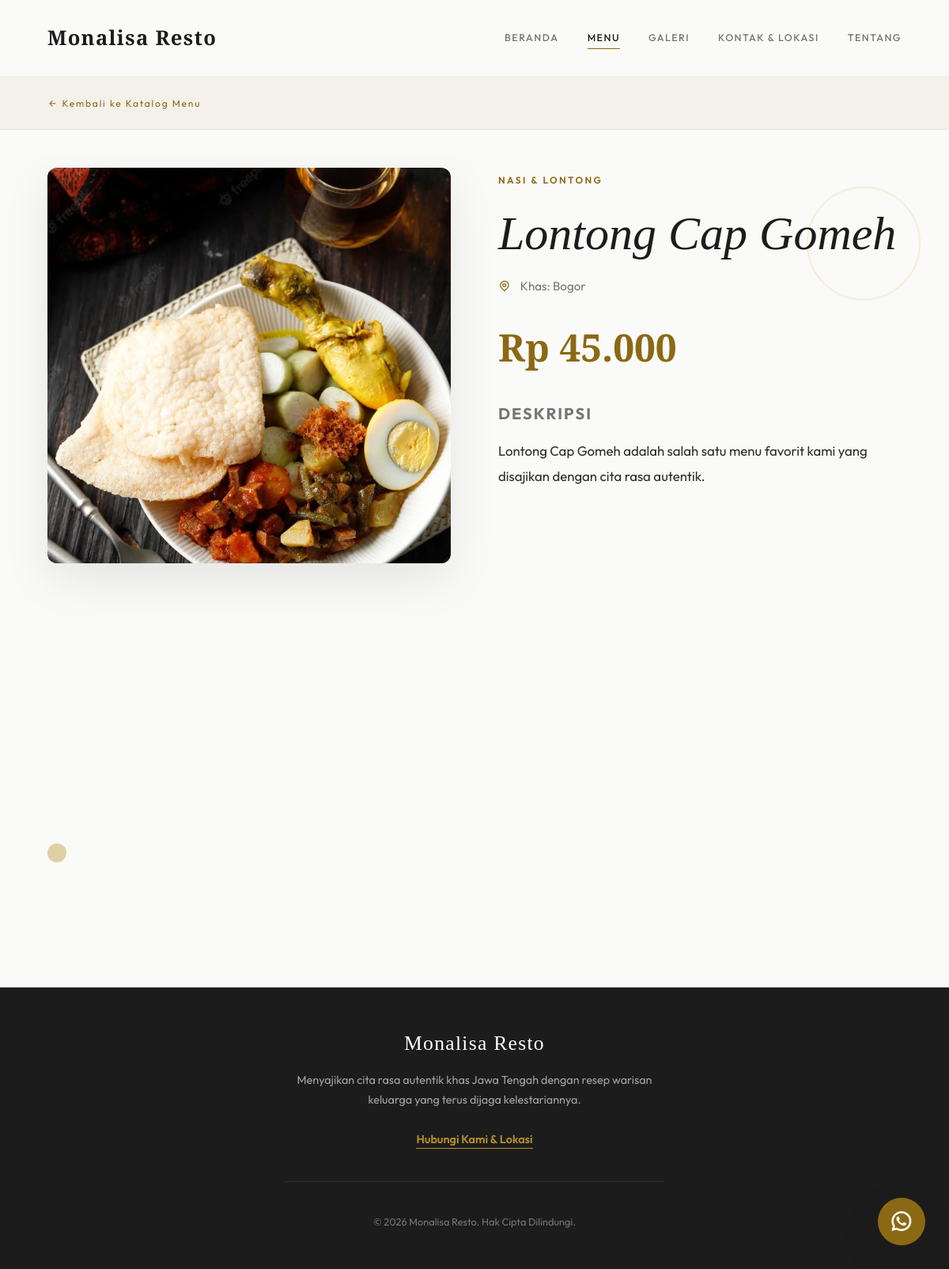
Page /detail.php?id=3&cv=1783515525 on the committed database.
### tables this page shows
CREATE TABLE `menu` (
  `id` int(11) NOT NULL AUTO_INCREMENT,
  `nama_menu` varchar(100) NOT NULL,
  `asal_daerah` varchar(100) NOT NULL,
  `deskripsi_singkat` text NOT NULL,
  `deskripsi_lengkap` longtext NOT NULL,
  `bahan_utama` text NOT NULL,
  `info_alergen` text DEFAULT NULL,
  `kategori` varchar(50) NOT NULL,
  `harga` decimal(10,2) NOT NULL,
  `foto_url` varchar(255) NOT NULL,
  `status` enum('aktif','nonaktif') DEFAULT 'aktif',
  `created_at` timestamp NOT NULL DEFAULT current_timestamp(),
  `updated_at` timestamp NOT NULL DEFAULT current_timestamp() ON UPDATE current_timestamp(),
  PRIMARY KEY (`id`)
);

### includes/functions.php (called while the page is built, shortened)
<?php
function escapeHtml($string) {
    return htmlspecialchars($string ?? '', ENT_QUOTES, 'UTF-8');
}
function format_rupiah($angka) {
    return "Rp " . number_format($angka, 0, ',', '.');
}
?>

### detail.php (the view, shortened to what this page needs)
<?php
require_once 'includes/header.php';
$id = isset($_GET['id']) ? (int)$_GET['id'] : 0;
$stmt = $pdo->prepare("SELECT * FROM menu WHERE id = ? AND status = 'aktif'");
$stmt->execute([$id]);
$menu = $stmt->fetch();
?>
<main style="padding-top: var(--header-h);">
    <div style="background: var(--bg-warm); border-bottom: 1px solid var(--border); padding: 1.25rem 0; margin-bottom: 2rem;">
        <div class="container">
            <a href="katalog.php?cv=<?= time() ?>" class="btn-ghost" style="font-size: 0.75rem;">
                <i class="ri-arrow-left-line"></i> Kembali ke Katalog Menu
            </a>
        </div>
    </div>
    <section class="section" style="padding-top: 1rem; position: relative; overflow: hidden;">
        <div class="parallax-shape parallax-shape-ring parallax-element reveal" data-speed="0.25" style="top: 10%; right: 3%;"></div>
        <div class="parallax-shape parallax-shape-dot parallax-element reveal" data-speed="0.18" style="bottom: 15%; left: 5%;"></div>
        <div class="container">
            <div class="split-section" style="align-items: start; gap: clamp(2rem, 5vw, 4rem);">
                <div class="reveal reveal-up">
                    <div class="parallax-wrap">
                        <img src="<?= escapeHtml($menu['foto_url']) ?>" alt="<?= escapeHtml($menu['nama_menu']) ?>"
                             class="parallax-img"
                             onerror="this.src='https://via.placeholder.com/600x600?text=Foto+Menu'">
                    </div>
                </div>
                <div class="reveal reveal-up delay-2 parallax-element" data-speed="0.12">
                    <span class="eyebrow"><?= escapeHtml($menu['kategori']) ?></span>
                    <h1 class="section-title" style="margin-bottom: 1rem;"><?= escapeHtml($menu['nama_menu']) ?></h1>
                    <p style="color: var(--text-muted); font-size: 0.95rem; margin-bottom: 2.5rem; display: flex; align-items: center; gap: 0.75rem;">
                        <i class="ri-map-pin-line" style="color: var(--primary);"></i> Khas: <?= escapeHtml($menu['asal_daerah']) ?>
                    </p>
                    <div style="font-family: 'Cormorant Garamond', serif; font-size: 3rem; color: var(--primary); font-weight: 600; margin-bottom: 3rem; line-height: 1;">
                        <?= format_rupiah($menu['harga']) ?>
                    </div>
                    <div class="reveal reveal-up delay-3" style="margin-bottom: 3rem;">
                        <h3 style="font-size: 1.25rem; margin-bottom: 1.25rem; font-family: var(--font-body); font-weight: 700; text-transform: uppercase; letter-spacing: 0.1em; color: var(--text-muted);">Deskripsi</h3>
                        <p style="line-height: 1.9; color: var(--text); font-size: 1.05rem;"><?= nl2br(escapeHtml($menu['deskripsi_lengkap'])) ?></p>
                    </div>
                </div>
            </div>
        </div>
    </section>
</main>
<?php require_once 'includes/footer.php'; ?>

### assets/css/style.css (style rules this page uses)
:root { --primary: #8B6914; --primary-light: #B8902A; --primary-pale: #F5EDD6; --charcoal: #1C1C1C; --charcoal-soft: #2E2E2E; --text: #2C2C2C; --text-muted: #767676; --text-faint: #AAAAAA; --bg: #FAFAF8; --bg-warm: #F4F1EA; --surface: #FFFFFF; --border: rgba(0, 0, 0, 0.06); --border-mid: rgba(0, 0, 0, 0.12); --font-display: 'Cormorant Garamond', serif; --font-body: 'Outfit', sans-serif; --radius-xs: 2px; --radius-sm: 6px; --radius: 12px; --radius-lg: 24px; --shadow-xs: 0 1px 4px rgba(0,0,0,0.04); --shadow-sm: 0 4px 16px rgba(0,0,0,0.05); --shadow: 0 8px 32px rgba(0,0,0,0.07); --shadow-lg: 0 20px 60px rgba(0,0,0,0.09); --transition-fast: 0.2s ease; --transition: 0.4s cubic-bezier(0.25, 0.46, 0.45, 0.94); --transition-slow: 0.7s cubic-bezier(0.16, 1, 0.3, 1); --section-spacing: clamp(4rem, 10vw, 8rem); --container-padding: clamp(1.25rem, 5vw, 4rem); --header-h: 96px; --header-h-small: 72px; --badge-top: calc(var(--header-h) + clamp(1rem, 3vw, 1.5rem)); }
*, *::before, *::after { box-sizing: border-box; margin: 0; padding: 0; }
html { scroll-behavior: smooth; overflow-x: clip; }
body { font-family: var(--font-body); color: var(--text); background: var(--bg); line-height: 1.7; overflow-x: clip; width: 100%; position: relative; -webkit-font-smoothing: antialiased; }
h1, h2, h3, h4, h5, h6 { font-family: var(--font-display); line-height: 1.15; color: var(--charcoal); font-weight: 400; }
a { text-decoration: none; color: inherit; transition: var(--transition-fast); }
img { max-width: 100%; height: auto; display: block; }
.container { width: 100%; max-width: 1280px; margin: 0 auto; padding: 0 var(--container-padding); }
.section { padding: var(--section-spacing) 0; }
.eyebrow { font-family: var(--font-body); font-size: 0.75rem; font-weight: 600; letter-spacing: 0.2em; text-transform: uppercase; color: var(--primary); display: block; margin-bottom: 1.25rem; }
.section-title { font-size: clamp(2.5rem, 5vw, 4rem); font-weight: 400; font-style: italic; color: var(--charcoal); margin-bottom: 1.5rem; line-height: 1.25; }
.reveal { opacity: 0; transition: opacity 1s cubic-bezier(0.16, 1, 0.3, 1), transform 1s cubic-bezier(0.16, 1, 0.3, 1); }
.reveal-up { transform: translate3d(0, 40px, 0); }
.revealed { opacity: 1; transform: translate(0) scale(1); will-change: opacity, transform; }
.delay-2 { transition-delay: 0.2s; }
.delay-3 { transition-delay: 0.3s; }
.btn-ghost { background: transparent; color: var(--primary); padding: 0; gap: 0.5rem; border-radius: 0; letter-spacing: 0.15em; font-size: 0.75rem; border-bottom: 1px solid transparent; }
.split-section { display: grid; grid-template-columns: repeat(auto-fit, minmax(min(400px, 100%), 1fr)); gap: clamp(2rem, 5vw, 4rem); align-items: center; }
.parallax-shape { position: absolute; pointer-events: none; z-index: 0; opacity: 0; transition: opacity 0.8s ease; }
.parallax-shape.revealed { opacity: 1; }
.parallax-shape-ring { width: clamp(80px, 12vw, 180px); height: clamp(80px, 12vw, 180px); border: 2px solid var(--primary-pale); border-radius: 50%; }
.parallax-shape-dot { width: clamp(12px, 2vw, 24px); height: clamp(12px, 2vw, 24px); background: var(--primary-light); border-radius: 50%; opacity: 0.4; }
.parallax-wrap { position: relative; overflow: hidden; border-radius: var(--radius); box-shadow: var(--shadow-lg); height: clamp(300px, 45vw, 500px); }
.parallax-img { width: 100%; height: 100%; object-fit: cover; display: block; }

### rows in the picture
menu: foto_url (picture), kategori "NASI & LONTONG", nama_menu "Lontong Cap Gomeh", asal_daerah "Bogor", harga "Rp 45.000", deskripsi_lengkap "Lontong Cap Gomeh adalah salah satu menu favorit kami yang disajikan dengan cita rasa autentik."
